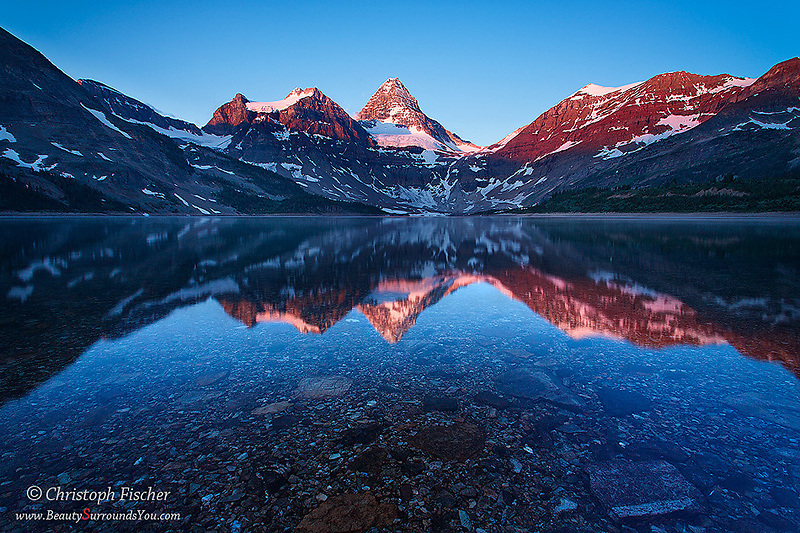
#> input picture mountain.jpg, 800 x 533 px, given in place of the camera
$ python 'background removal.py'
#> lines starting #> are read from the running program, lines starting #| are printed output that depends on the picture
# import cv2 to capture videofeed
import cv2

import numpy as np

# attach camera indexed as 0
camera = cv2.VideoCapture(0)

# setting framewidth and frameheight as 640 X 480
camera.set(3 , 640)
camera.set(4 , 480)

# loading the mountain image
mountain = cv2.imread('mount everest.jpg')

# resizing the mountain image as 640 X 480


while True:

    # read a frame from the attached camera
    status , frame = camera.read()
#> frame is the input picture: shape (533, 800, 3); mean B, G, R 116.1, 77.6, 44.3

    # if we got the frame successfully
    if status:

        # flip it
        frame = cv2.flip(frame , 1)
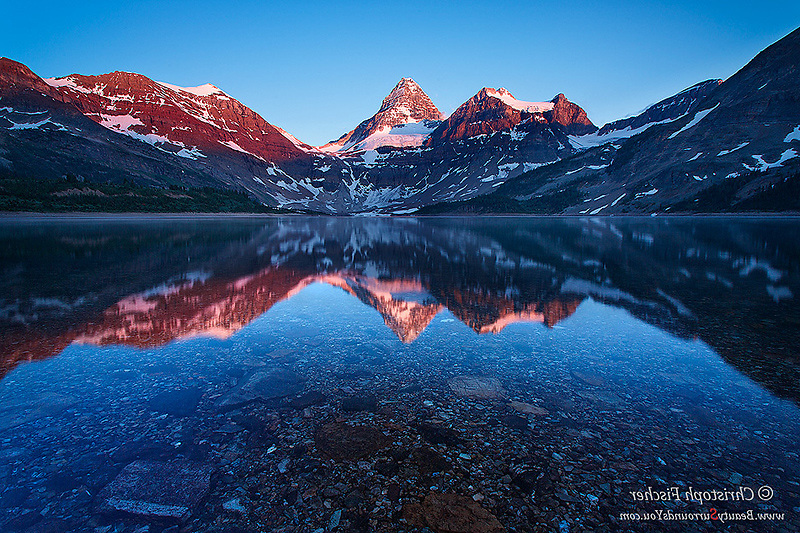
#> frame: shape (533, 800, 3); mean B, G, R 116.1, 77.6, 44.3

        # converting the image to RGB for easy processing
        frame_rgb = cv2.cvtColor(frame , cv2.COLOR_BGR2RGB)

        # creating thresholds
        lower_bound = np.array([])
        upper_bound = np.array([])

        # thresholding image
#> (the run stopped early here; a loop or call above may not have finished)
